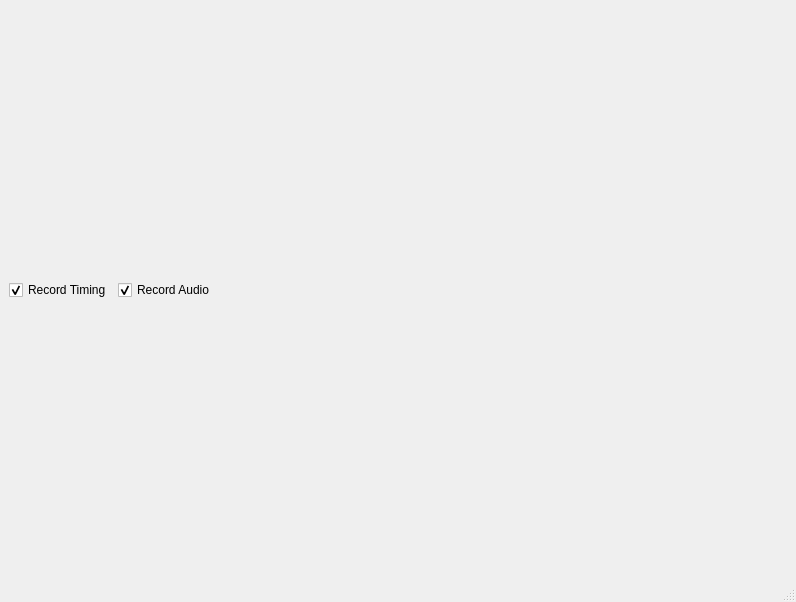
<?xml version="1.0" encoding="UTF-8"?>
<ui version="4.0">
 <class>MainWindow</class>
 <widget class="QMainWindow" name="MainWindow">
  <property name="geometry">
   <rect>
    <x>0</x>
    <y>0</y>
    <width>796</width>
    <height>602</height>
   </rect>
  </property>
  <property name="windowTitle">
   <string>MainWindow</string>
  </property>
  <widget class="QWidget" name="centralwidget">
   <layout class="QGridLayout" name="gridLayout">
    <item row="0" column="0">
     <layout class="QHBoxLayout" name="horizontalLayout">
      <item>
       <widget class="QCheckBox" name="checkBox_2">
        <property name="text">
         <string>Record Timing</string>
        </property>
        <property name="checked">
         <bool>true</bool>
        </property>
       </widget>
      </item>
      <item>
       <widget class="QCheckBox" name="checkBox">
        <property name="text">
         <string>Record Audio</string>
        </property>
        <property name="checked">
         <bool>true</bool>
        </property>
       </widget>
      </item>
      <item>
       <spacer name="horizontalSpacer">
        <property name="orientation">
         <enum>Qt::Horizontal</enum>
        </property>
        <property name="sizeHint" stdset="0">
         <size>
          <width>40</width>
          <height>20</height>
         </size>
        </property>
       </spacer>
      </item>
     </layout>
    </item>
   </layout>
  </widget>
  <widget class="QMenuBar" name="menubar">
   <property name="geometry">
    <rect>
     <x>0</x>
     <y>0</y>
     <width>796</width>
     <height>26</height>
    </rect>
   </property>
  </widget>
  <widget class="QStatusBar" name="statusbar"/>
 </widget>
 <resources/>
 <connections/>
</ui>
